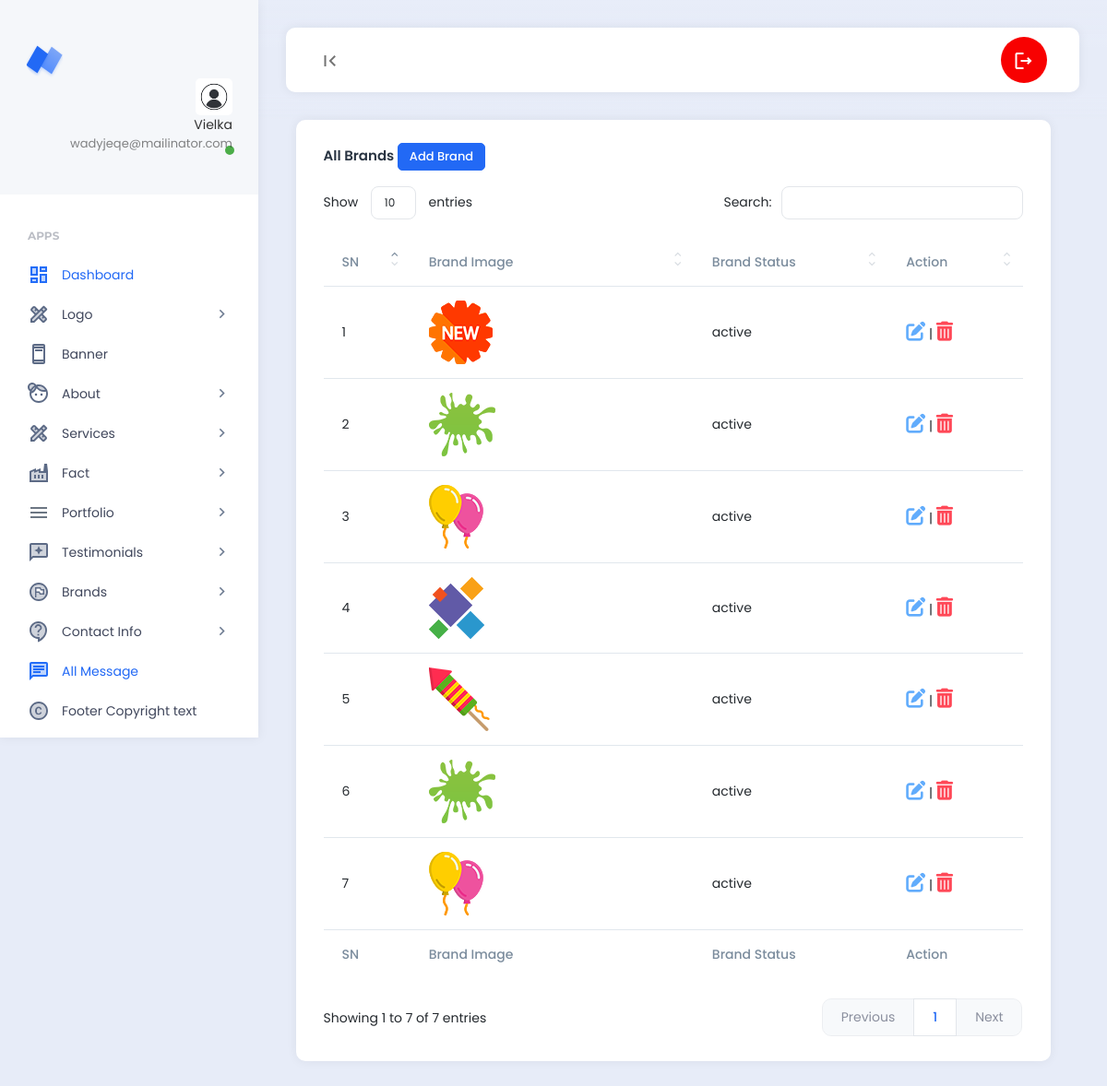
Screenshot of /backend/manage_brand.php (signed in) with the database file from the repository.
### tables this page shows
CREATE TABLE `pro_users` (
  `id` int(11) NOT NULL,
  `name` varchar(55) NOT NULL,
  `email` varchar(55) NOT NULL,
  `password` varchar(100) NOT NULL,
  `profile_photo` varchar(200) NOT NULL DEFAULT 'profile_photo.jpg'
);

CREATE TABLE `pro_brands` (
  `id` int(11) NOT NULL,
  `brand_image` varchar(200) NOT NULL DEFAULT 'default.png',
  `brand_status` varchar(100) NOT NULL
);

### backend/manage_brand.php (the view, shortened to what this page needs)
<?php
require_once('header.php');
require_once('../config/db.php');
$select_brands_query = "SELECT * FROM pro_brands";
$brand_query_run = mysqli_query($db_con, $select_brands_query);
$brand_serial = 1;
?>
<div class="row">
    <div class="col">
        <div class="card">
            <div class="card-header">
                <h5 class="card-title">All Brands <span><a href="add_brand.php" class="btn btn-primary btn btn-sm">Add Brand</a></span></h5>
            </div>
            <div class="card-body">
                <table id="datatable1" class="display" style="width:100%">
                    <thead>
                        <tr>
                            <th>SN</th>
                            <th>Brand Image</th>
                            <th>Brand Status</th>
                            <th>Action</th>
                        </tr>
                    </thead>
                    <tbody>
                        <?php foreach($brand_query_run as $brand_items) : ?>
                        <tr>
                            <td><?= $brand_serial++; ?></td>
                            <td><img src="assets/images/brand_photo/<?= $brand_items['brand_image'];?>" alt=""></td>
                            <td><?= $brand_items['brand_status'];?></td>
                            <td>
                            <a href="edit_brand.php?id=<?=$brand_items['id']?>" class="text-info h4"><i class="fa-solid fa-pen-to-square"></i></a>
                            |
                            <a href="delete_brand.php?id=<?=$brand_items['id']?>" class="text-danger h4"><i class="fa-solid fa-trash-can"></i></a>
                            </td>
                        </tr>
                        <?php endforeach;?>
                    </tbody>
                    <tfoot>
                        <tr>
                            <th>SN</th>
                            <th>Brand Image</th>
                            <th>Brand Status</th>
                            <th>Action</th>
                        </tr>
                    </tfoot>
                </table>
            </div>
        </div>
    </div>
</div>
<?php
require_once('footer.php');
?>

### backend/header.php (shortened to what this page needs)
<?php
require_once('../config/db.php');
$id = $_SESSION['login_id'];
$select_profile_image_query = "SELECT profile_photo FROM `pro_users` WHERE id=$id";
$query_run = mysqli_query($db_con, $select_profile_image_query);
$select_profile_fetch_assoc = mysqli_fetch_assoc($query_run)['profile_photo'];
?>
<!DOCTYPE html>
<html lang="en">
<head>
    <link rel="stylesheet" href="https://cdnjs.cloudflare.com/ajax/libs/font-awesome/6.4.2/css/all.min.css">
    <link href="assets/plugins/bootstrap/css/bootstrap.min.css" rel="stylesheet">
    <link href="assets/plugins/perfectscroll/perfect-scrollbar.css" rel="stylesheet">
    <link href="assets/plugins/pace/pace.css" rel="stylesheet">
    <link href="assets/plugins/highlight/styles/github-gist.css" rel="stylesheet">
    <link href="assets/plugins/summernote/summernote-lite.min.css" rel="stylesheet">
    <link href="assets/plugins/datatables/datatables.min.css" rel="stylesheet">
    <link href="assets/css/main.min.css" rel="stylesheet">
    <link href="assets/css/custom.css" rel="stylesheet">
</head>
<body>
    <div class="app align-content-stretch d-flex flex-wrap">
        <div class="app-sidebar">
            <div class="logo">
                <a href="http://localhost/project/" target="_blank" class="logo-icon"><span class="logo-text">Neptune</span></a>
                <div class="sidebar-user-switcher user-activity-online">
                    <a href="#">
                        <img src="assets/images/profile_photo/<?= $select_profile_fetch_assoc;?>">
                        <span class="activity-indicator"></span>
                        <span class="user-info-text"><?php if(isset($_SESSION['login_name'])) : echo $_SESSION['login_name']; endif ?><br><span class="user-state-info"><?php if(isset($_SESSION['login_email'])) : echo $_SESSION['login_email']; endif?></span></span>
                    </a>
                </div>
            </div>
            <div class="app-menu">
                <ul class="accordion-menu">
                    <li class="sidebar-title">
                        Apps
                    </li>
                    <li class="active-page">
                        <a href="dashboard.php" class="active"><i class="material-icons-two-tone">dashboard</i>Dashboard</a>
                    </li>
                    <li>
                        <a href=""><i class="material-icons-two-tone">design_services</i>Logo<i class="material-icons has-sub-menu">keyboard_arrow_right</i></a>
                    </li>
                    <li>
                        <a href="manage_banner.php"><i class="material-icons-two-tone">ad_units</i>Banner</a>
                    </li>
                    <li>
                        <a href=""><i class="material-icons-two-tone">face_4</i>About<i class="material-icons has-sub-menu">keyboard_arrow_right</i></a>
                    </li>
                    <li>
                        <a href=""><i class="material-icons-two-tone">design_services</i>Services<i class="material-icons has-sub-menu">keyboard_arrow_right</i></a>
                    </li>
                    <li>
                        <a href=""><i class="material-icons-two-tone">factory</i>Fact<i class="material-icons has-sub-menu">keyboard_arrow_right</i></a>
                    </li>
                    <li>
                        <a href=""><i class="material-icons-two-tone"> menu </i>Portfolio<i class="material-icons has-sub-menu">keyboard_arrow_right</i></a>
                    </li>
                    <li>
                        <a href=""><i class="material-icons-two-tone">reviews</i>Testimonials<i class="material-icons has-sub-menu">keyboard_arrow_right</i></a>
                    </li>
                    <li>
                        <a href=""><i class="material-icons-two-tone">flag_circle</i>Brands<i class="material-icons has-sub-menu">keyboard_arrow_right</i></a>
                    </li>
                    <li>
                        <a href=""><i class="material-icons-two-tone">contact_support</i>Contact Info<i class="material-icons has-sub-menu">keyboard_arrow_right</i></a>
                    </li>
                    <li class="active-page">
                        <a href="all_message.php" class="active"><i class="material-icons-two-tone">chat</i>All Message</a>
                    </li>
                    <li>
                        <a href="copyright_text.php"><i class="material-icons-two-tone">copyright</i>Footer Copyright text</a>
                    </li>
                </ul>
            </div>
        </div>
        <div class="app-container">
            <div class="app-header">
                <nav class="navbar navbar-light navbar-expand-lg">
                    <div class="container-fluid">
                        <div class="navbar-nav" id="navbarNav">
                            <ul class="navbar-nav">
                                <li class="nav-item">
                                    <a class="nav-link hide-sidebar-toggle-button" href="#"><i class="material-icons">first_page</i></a>
                                </li>
                            </ul>
                        </div>
                        <div class="d-flex">
                            <ul class="navbar-nav">
                                <li class="nav-item hidden-on-mobile">
                                    <a class="nav-link nav-notifications-toggle" id="notificationsDropDown" style="width: 50px; height:50px;border-radius:50%;" href="#" data-bs-toggle="dropdown">
                                        <i class="material-icons-outlined">logout</i>
                                    </a>
                                </li>
                            </ul>
                        </div>
                    </div>
                </nav>
            </div>
            <div class="app-content">
                <div class="content-wrapper">
                    <div class="container">
                        <div class="row">

### backend/footer.php (shortened to what this page needs)
</div>
                </div>
            </div>
        </div>
    </div>
</body>
</html>

### rows the page displays
pro_users: profile_photo (picture)
pro_brands: brand_image (picture), brand_status "active"
pro_brands: brand_image (picture), brand_status "active"
pro_brands: brand_image (picture), brand_status "active"
pro_brands: brand_image (picture), brand_status "active"
pro_brands: brand_image (picture), brand_status "active"
pro_brands: brand_image (picture), brand_status "active"
pro_brands: brand_image (picture), brand_status "active"

### other values shown
$_SESSION['login_name'] "Vielka"
$_SESSION['login_email'] "wadyjeqe@mailinator.com"
